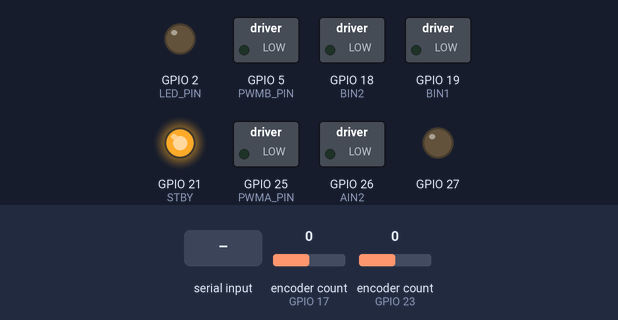
Simulated run of this program. Board: ESP32. On the bench: switched loads named in the program (green lamp = pin HIGH), output pins drawn as LEDs (lit = HIGH). The test bench sets the inputs (shaded band); at power-on: encoder count (sensors on GPIO 17, GPIO 23) 0. What the program prints to the serial monitor is not drawn.

Above: at 1.8 s.
1.9 s: "v 1\n" received over Serial
At 2.9 s:
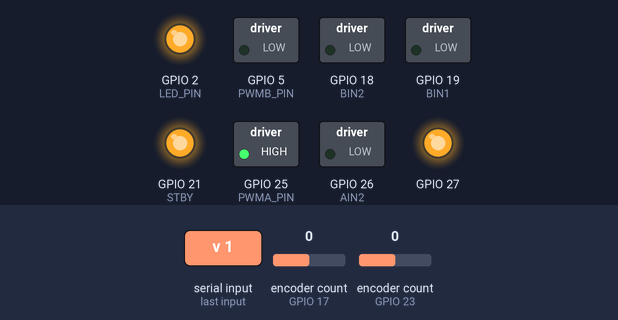
4.9 s: "v 150\n" received over Serial
At 5.2 s:
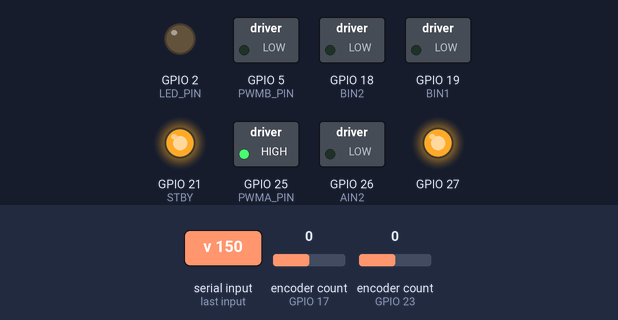
7.9 s: "v90\n" received over Serial
At 8.7 s:
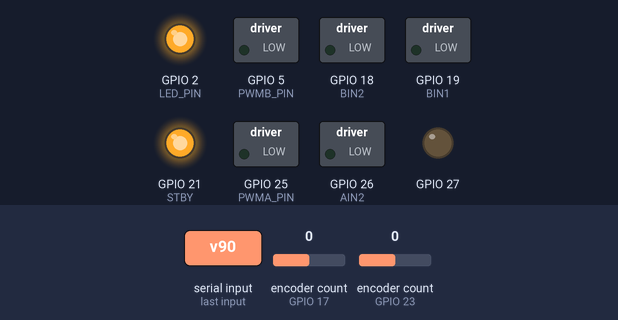
9.4 s: "v 45\n" received over Serial
At 9.8 s:
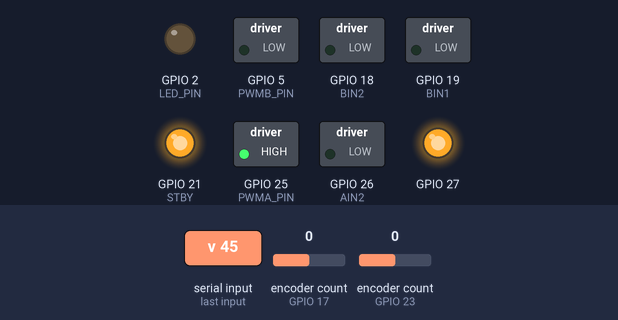
Timing chart, 0 to 12.9 s (numbered marks = the images above; inputs shaded):
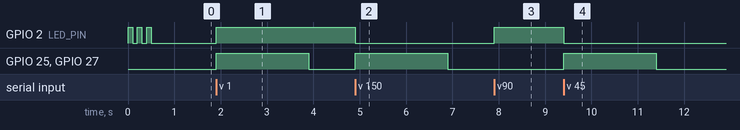

Measured:
- after the input at 1.9 s, GPIO 2 (LED_PIN): LOW → HIGH at once; GPIO 25 (PWMA_PIN), GPIO 27: LOW → HIGH at once, → LOW 2.0 s later
- after the input at 4.9 s, GPIO 2 (LED_PIN): HIGH → LOW at once; GPIO 25 (PWMA_PIN), GPIO 27: LOW → HIGH at once, → LOW 2.0 s later
- after the input at 7.9 s, GPIO 2 (LED_PIN): LOW → HIGH at once
- after the input at 9.4 s, GPIO 2 (LED_PIN): HIGH → LOW at once; GPIO 25 (PWMA_PIN), GPIO 27: LOW → HIGH at once, → LOW 2.0 s later

The program:

main.cpp
```cpp
#include <Arduino.h>
#include <ESP32Encoder.h>
const bool INVERT_A = false; // Motor Trái
const bool INVERT_B = true;  // Motor Phải

// Motor A (Trái)
#define AIN1 27u
#define AIN2 26
#define PWMA_PIN 25

// Motor B (Phải)
#define BIN1 19
#define BIN2 18
#define PWMB_PIN 5

#define STBY 21
#define LED_PIN 2


#define PWM_FREQ 20000
#define PWM_RES 8
#define PWM_CHANNEL_A 0
#define PWM_CHANNEL_B 1

#define ENC1_A 23
#define ENC1_B 22
#define ENC2_A 17
#define ENC2_B 16

ESP32Encoder encoderLeft;
ESP32Encoder encoderRight;

unsigned long lastCmdTime = 0;
unsigned long lastLogTime = 0;

void setMotor(int pin1, int pin2, int pwmChannel, float speed, bool invert) {

  if (invert) {
    speed = -speed;
  }

  if (speed > 1.0) speed = 1.0;
  if (speed < -1.0) speed = -1.0;

  int duty = (int)(abs(speed) * 255.0);

  if (duty < 5) {
    duty = 0;
    speed = 0;
  }

  if (speed > 0) {
    digitalWrite(pin1, HIGH); digitalWrite(pin2, LOW);
  } else if (speed < 0) {
    digitalWrite(pin1, LOW); digitalWrite(pin2, HIGH);
  } else {
    digitalWrite(pin1, LOW); digitalWrite(pin2, LOW);
    duty = 0;
  }

  ledcWrite(pwmChannel, duty);
}

void setup() {
  Serial.begin(115200);
  Serial.setTimeout(10);

  pinMode(AIN1, OUTPUT); pinMode(AIN2, OUTPUT);
  pinMode(BIN1, OUTPUT); pinMode(BIN2, OUTPUT);
  pinMode(STBY, OUTPUT); pinMode(LED_PIN, OUTPUT);

  digitalWrite(STBY, HIGH);

  ledcSetup(PWM_CHANNEL_A, PWM_FREQ, PWM_RES);
  ledcSetup(PWM_CHANNEL_B, PWM_FREQ, PWM_RES);
  ledcAttachPin(PWMA_PIN, PWM_CHANNEL_A);
  ledcAttachPin(PWMB_PIN, PWM_CHANNEL_B);
  encoderLeft.attachHalfQuad(ENC1_A, ENC1_B);
  encoderRight.attachHalfQuad(ENC2_A, ENC2_B);
  encoderLeft.clearCount();
  encoderRight.clearCount();

  for(int i=0; i<3; i++) { digitalWrite(LED_PIN, HIGH); delay(100); digitalWrite(LED_PIN, LOW); delay(100);}
}

void loop() {

  if (Serial.available() > 0) {
    String data = Serial.readStringUntil('\n');
    data.trim();

    if (data.startsWith("v")) {
      float vLeft = 0.0;
      float vRight = 0.0;

      int firstSpace = data.indexOf(' ');
      if (firstSpace != -1) {
        int secondSpace = data.indexOf(' ', firstSpace + 1);
        if (secondSpace != -1) {
           vLeft = data.substring(firstSpace + 1, secondSpace).toFloat();
           vRight = data.substring(secondSpace + 1).toFloat();
        } else {
           vLeft = data.substring(firstSpace + 1).toFloat();
        }
      }

      setMotor(AIN1, AIN2, PWM_CHANNEL_A, vLeft, INVERT_A);
      setMotor(BIN1, BIN2, PWM_CHANNEL_B, vRight, INVERT_B);

      lastCmdTime = millis();
      digitalWrite(LED_PIN, !digitalRead(LED_PIN));
    }
  }

  if (millis() - lastLogTime > 50) {
    long countLeft = encoderLeft.getCount();
    long countRight = encoderRight.getCount();

    Serial.print("e ");
    Serial.print(countLeft);
    Serial.print(" ");
    Serial.println(countRight);

    lastLogTime = millis();
  }
  if (millis() - lastCmdTime > 2000) {
    ledcWrite(PWM_CHANNEL_A, 0);
    ledcWrite(PWM_CHANNEL_B, 0);
    digitalWrite(AIN1, LOW); digitalWrite(AIN2, LOW);
    digitalWrite(BIN1, LOW); digitalWrite(BIN2, LOW);
  }
}
```
